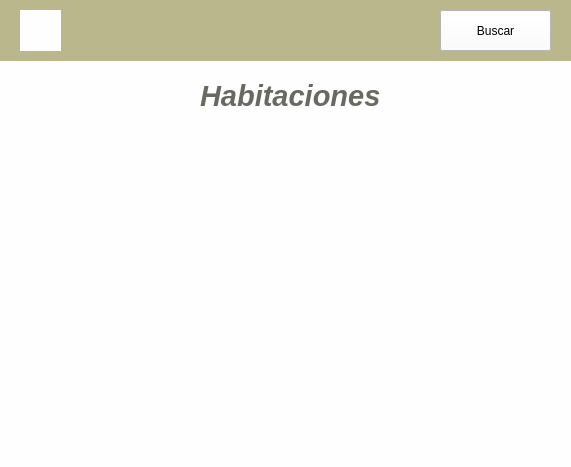
<?xml version="1.0" encoding="UTF-8"?>
<ui version="4.0">
 <class>MainWindow</class>
 <widget class="QMainWindow" name="MainWindow">
  <property name="geometry">
   <rect>
    <x>0</x>
    <y>0</y>
    <width>571</width>
    <height>467</height>
   </rect>
  </property>
  <property name="font">
   <font>
    <pointsize>16</pointsize>
   </font>
  </property>
  <property name="windowTitle">
   <string>MainWindow</string>
  </property>
  <property name="layoutDirection">
   <enum>Qt::LayoutDirection::RightToLeft</enum>
  </property>
  <property name="styleSheet">
   <string notr="true">background-color: rgb(254, 254, 255);</string>
  </property>
  <widget class="QWidget" name="centralwidget">
   <widget class="QPushButton" name="pushButton">
    <property name="geometry">
     <rect>
      <x>440</x>
      <y>10</y>
      <width>111</width>
      <height>41</height>
     </rect>
    </property>
    <property name="text">
     <string>Buscar</string>
    </property>
   </widget>
   <widget class="QLabel" name="label">
    <property name="geometry">
     <rect>
      <x>200</x>
      <y>70</y>
      <width>181</width>
      <height>51</height>
     </rect>
    </property>
    <property name="font">
     <font>
      <family>Segoe UI</family>
      <pointsize>22</pointsize>
      <italic>true</italic>
      <bold>true</bold>
     </font>
    </property>
    <property name="styleSheet">
     <string notr="true">color: rgb(104, 105, 97);
font: 700 italic 22pt &quot;Segoe UI&quot;;</string>
    </property>
    <property name="text">
     <string>Habitaciones</string>
    </property>
   </widget>
   <widget class="QLabel" name="label_2">
    <property name="geometry">
     <rect>
      <x>0</x>
      <y>0</y>
      <width>571</width>
      <height>61</height>
     </rect>
    </property>
    <property name="styleSheet">
     <string notr="true">background-color: rgb(186, 183, 141);</string>
    </property>
    <property name="text">
     <string/>
    </property>
   </widget>
   <widget class="QLabel" name="label_3">
    <property name="geometry">
     <rect>
      <x>20</x>
      <y>10</y>
      <width>41</width>
      <height>41</height>
     </rect>
    </property>
    <property name="text">
     <string/>
    </property>
    <property name="pixmap">
     <pixmap resource="resources.qrc">:/images/menu_14988466.png</pixmap>
    </property>
    <property name="scaledContents">
     <bool>true</bool>
    </property>
   </widget>
   <widget class="QPushButton" name="pushButton_2">
    <property name="geometry">
     <rect>
      <x>440</x>
      <y>10</y>
      <width>111</width>
      <height>41</height>
     </rect>
    </property>
    <property name="text">
     <string>Buscar</string>
    </property>
   </widget>
   <zorder>label_2</zorder>
   <zorder>pushButton</zorder>
   <zorder>label</zorder>
   <zorder>label_3</zorder>
   <zorder>pushButton_2</zorder>
  </widget>
  <widget class="QStatusBar" name="statusbar"/>
 </widget>
 <resources>
  <include location="resources.qrc"/>
 </resources>
 <connections/>
</ui>
